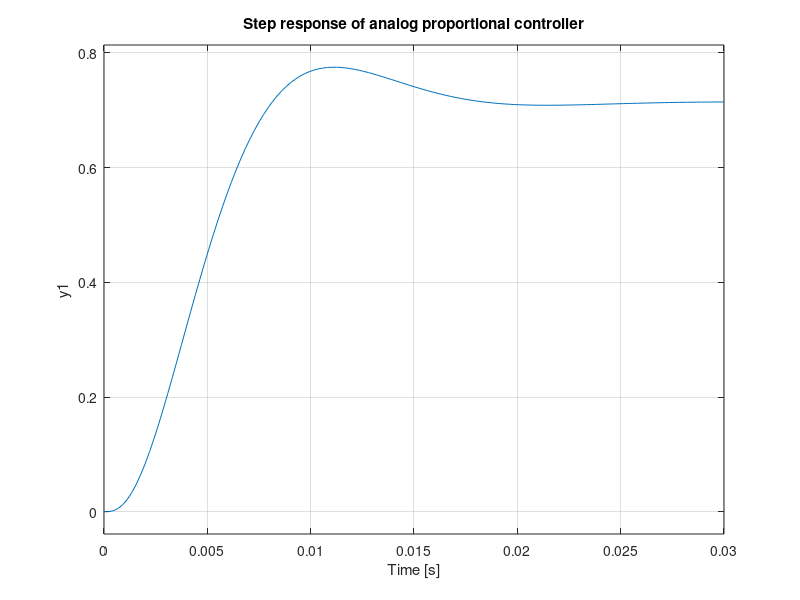

Source code (MATLAB): (Note: this script raises an error after producing the figure.)
%compare the analog proportional controller and digital proportional
%controller with the same K gain

clear
clc
close all

%% design the analog system 
K = 1.25;
num = K*2.388E5;
den = [0.002 3.765 1621 1.194E5+K*2.388E5];
sys = tf(num, den);
figure
step(sys)
title('Step response of analog proportional controller')
stepinfo(sys)
grid on

%% plot the raw data
path = 'D:\Github\Control-Labs\ControlLab\Lab7\digital_proportional_gain_1.25.csv';
scope_raw = csvread(path, 2, 0);
scope_time = scope_raw(:,1);
scope_input = scope_raw(:,2);
scope_output = scope_raw(:,3);
scope_input_amp = max(scope_input) - min(scope_input);

figure %plot the raw data
plot(scope_time, scope_input)
hold on
plot(scope_time, scope_output)
grid on
title('Raw digital proportional controller response')
ylabel('Voltage')
xlabel('Time')

%% shift and scale data
scope_input = scope_input - min(scope_input);
scope_output = scope_output - min(scope_output);
idx = find(scope_time > 0 & scope_time < 0.1108);
scope_time = scope_time(idx);
scope_input = scope_input(idx);
scope_output = scope_output(idx);
scope_output = scope_output / scope_input_amp;

figure %plot the shifted raw data
plot(scope_time, scope_output)
title('Shifted digital proportional controller response')
ylabel('Voltage')
xlabel('Time')

%% compare the digital response and modeled response
[model_response, model_time] = step(sys);
figure %compare the raw data and modeled response
plot(model_time, model_response)
hold on
plot(scope_time, scope_output, 'd')
title('Comparing the analog model response with digital controller data')
ylabel('Voltage')
xlabel('Time')